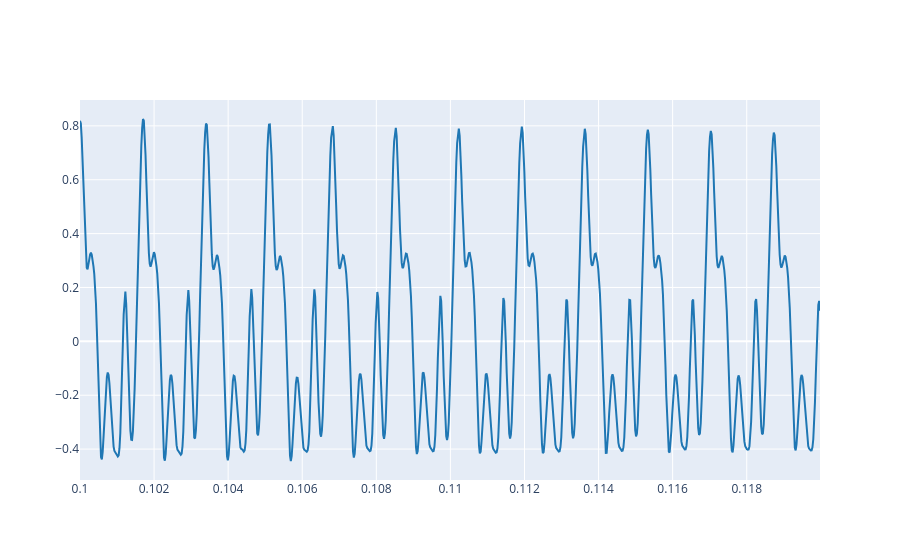

This figure's notebook cell:
### Markdown cell above
Para medir el período, nos tenemos que acercar MUCHO, porque en realidad el "plot_signals" de antes se ven las ondas demasiado juntas. Hacemos un "plot_signals" desde t=0.1 a t_end=0.12

### Code cell
plot_signals(ref, fs, t_start=0.1, t_end=0.12)

### Figure 1 — Plotly figure (JSON) as saved in the notebook; plotly's stock layout.template omitted (floating-point values rounded to 4 significant figures; data arrays with more than 128 entries replaced by an {"elided": "..."} marker saying what was removed)
{"data": [{"line": {"color": "#1f77b4", "shape": "linear"}, "mode": "lines", "name": "audio signal 0", "type": "scatter", "x": {"elided": "882 float values"}, "y": {"elided": "882 float values"}}], "layout": {}}
